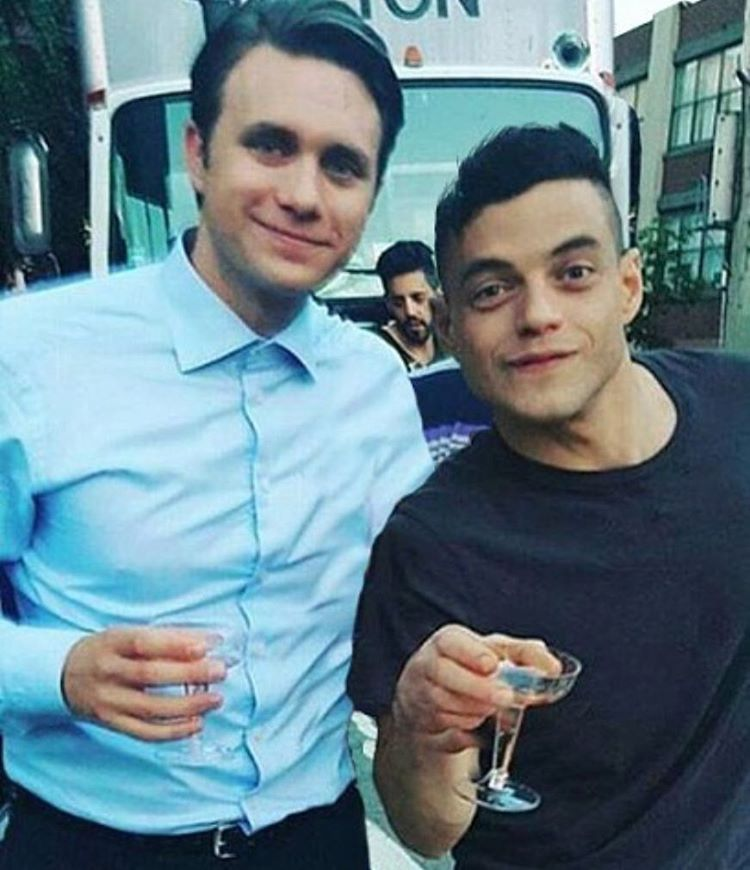
#> input picture face rcognition/image.jpg, 750 x 870 px, found by its file name
$ jupyter execute Edge_detector.ipynb   (older library calls are emulated)
#> lines starting #> are read from the running program, lines starting #| are printed output that depends on the picture; after the words box and inside, x2 and y2 are one past the last pixel; in counts of white or black regions, pixels touching at a corner belong together
[View in Colaboratory](https://colab.research.google.com/github/r0b0t-x/machine-learning/blob/master/Edge_detector.ipynb)

[cell 1]
import cv2
import numpy as np
from matplotlib import pyplot as plt

img = cv2.imread('image.jpg',0)
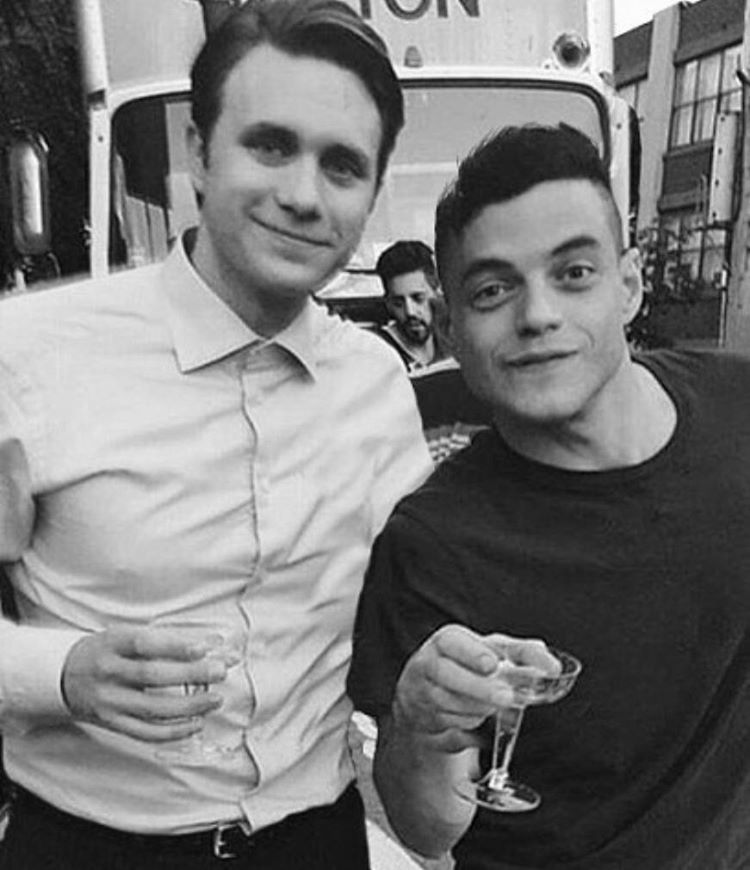
#> img: shape (870, 750); min 0, max 255, mean 119.7
edges = cv2.Canny(img,100,200)
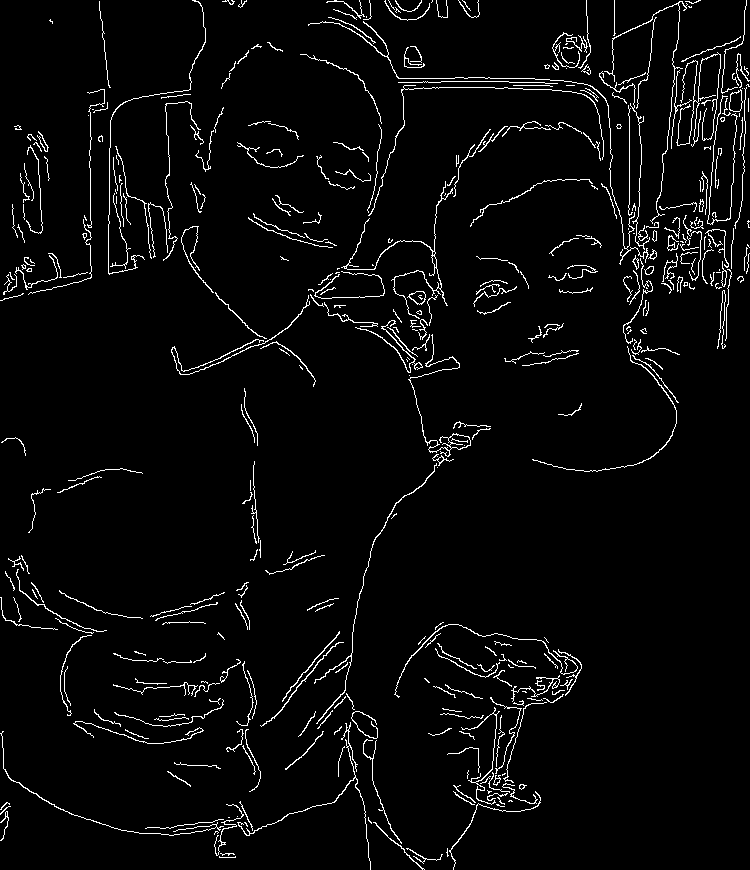
#> edges: shape (870, 750); 3.7% white in thin lines or dots

plt.subplot(121),plt.imshow(img,cmap = 'gray')
plt.title('Original Image'), plt.xticks([]), plt.yticks([])
plt.subplot(122),plt.imshow(edges,cmap = 'gray')
plt.title('Edge Image'), plt.xticks([]), plt.yticks([])

plt.show()
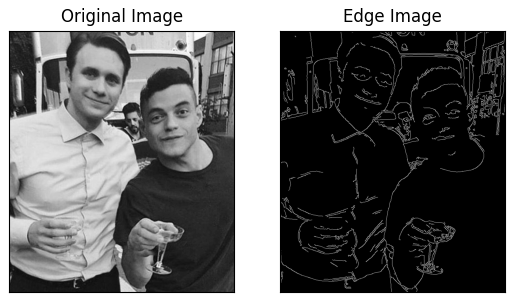
#> figure drawn by matplotlib, 2 panels

[cell 2]
'''
 * Python script to demonstrate Sobel edge detection.
 *
 * usage: python SobelEdge.py <filename> <kernel-size> <threshold>
'''

import sys


from matplotlib import pyplot as plt

import cv2
import numpy as np

# read command-line arguments
filename = "image.jpg" #sys.argv[1]
k = 3 #int(sys.argv[2])
t = 210 #int(sys.argv[3])

# load and display original image
img = cv2.imread(filename, cv2.IMREAD_GRAYSCALE)
# cv2.namedWindow("original", cv2.WINDOW_NORMAL)
# cv2.imshow("original", img)
# cv2.waitKey(0)

# blur image and use simple inverse binary thresholding to create
# a binary image
blur = cv2.GaussianBlur(img, (k, k), 0)
(t, binary) = cv2.threshold(blur, t, 255, cv2.THRESH_BINARY_INV)
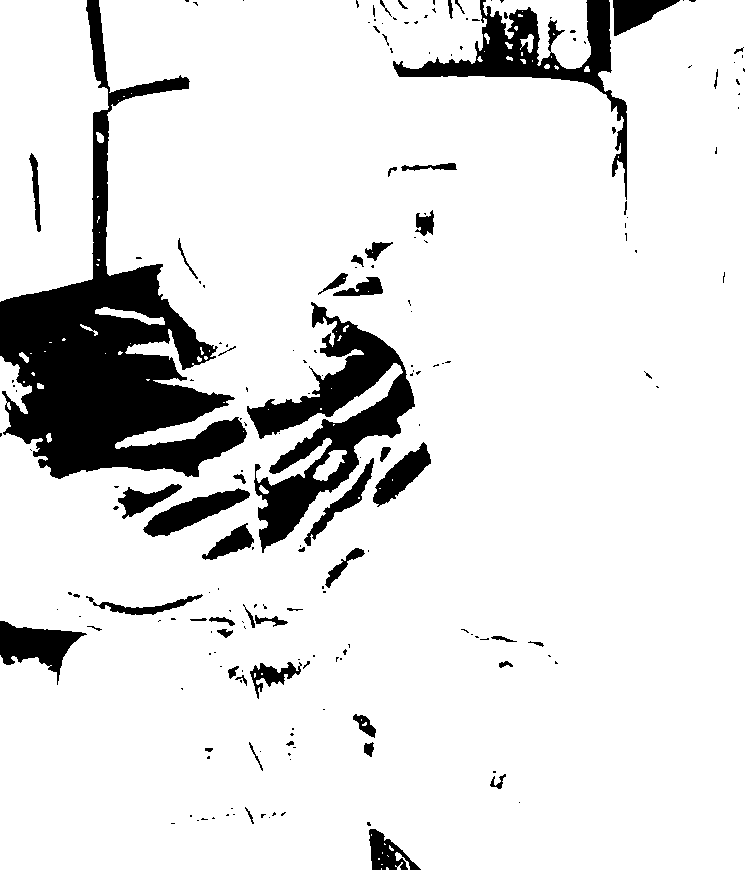
#> binary: shape (870, 750); 88.2% white; 200 black regions (143 under 20 px), largest, box (x1, y1, x2, y2) and area: (0, 0, 247, 479) 37090, (247, 302, 415, 553) 13843, (393, 0, 627, 200) 8019
#> t = 210

# perform Sobel edge detection in x and y dimensions
edgeX = cv2.Sobel(binary, cv2.CV_16S, 1, 0)
edgeY = cv2.Sobel(binary, cv2.CV_16S, 0, 1)

# convert back to 8-bit, unsigned numbers and combine edge images
edgeX = np.uint8(np.absolute(edgeX))
edgeY = np.uint8(np.absolute(edgeY))
edges = cv2.bitwise_or(edgeX, edgeY)

plt.subplot(121),plt.imshow(img, cmap = 'gray')
plt.title('Original Image'), plt.xticks([]), plt.yticks([])
plt.subplot(122),plt.imshow(edges, cmap = 'gray')
plt.title('Edge Image'), plt.xticks([]), plt.yticks([])

plt.show()

# # display edges
# cv2.namedWindow("edges", cv2.WINDOW_NORMAL)
# cv2.imshow("edges", edges)
# cv2.waitKey(0)

[cell 3]
import cv2
import numpy as np
from matplotlib import pyplot as plt

# loading image
#img0 = cv2.imread('SanFrancisco.jpg',)
img0 = cv2.imread('image.jpg',)
#> img0 is the input picture: shape (870, 750, 3); mean B, G, R 135.7, 125.8, 101.4

# converting to gray scale
gray = cv2.cvtColor(img0, cv2.COLOR_BGR2GRAY)

# remove noise
img = cv2.GaussianBlur(gray,(3,3),0)

# convolute with proper kernels
laplacian = cv2.Laplacian(img,cv2.CV_64F)
sobelx = cv2.Sobel(img,cv2.CV_64F,1,0,ksize=5)  # x
sobely = cv2.Sobel(img,cv2.CV_64F,0,1,ksize=5)  # y
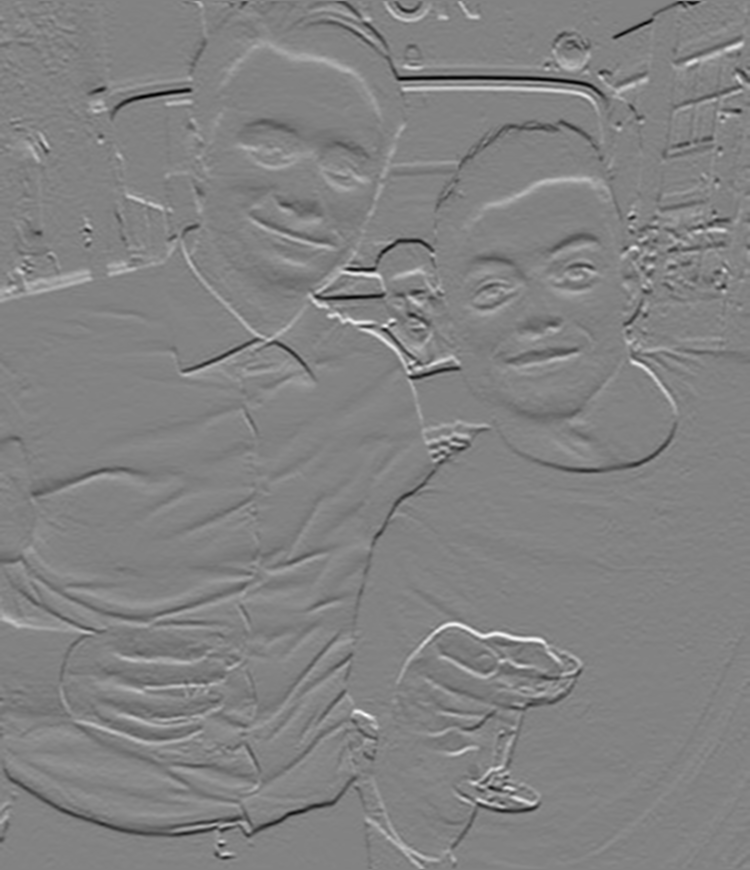
#> sobely: shape (870, 750) float64; min -7052, max 6710, mean -15.4; drawn with min black and max white

plt.subplot(2,2,1),plt.imshow(img,cmap = 'gray')
plt.title('Original'), plt.xticks([]), plt.yticks([])
plt.subplot(2,2,2),plt.imshow(laplacian,cmap = 'gray')
plt.title('Laplacian'), plt.xticks([]), plt.yticks([])
plt.subplot(2,2,3),plt.imshow(sobelx,cmap = 'gray')
plt.title('Sobel X'), plt.xticks([]), plt.yticks([])
plt.subplot(2,2,4),plt.imshow(sobely,cmap = 'gray')
plt.title('Sobel Y'), plt.xticks([]), plt.yticks([])

plt.show()

[cell 4]
from PIL import Image
from matplotlib import pyplot as plt

import numpy as np

image = Image.open("image.jpg")
mask=image.convert("L")
th=150 # the value has to be adjusted for an image of interest
mask = mask.point(lambda i: i < th and 255)
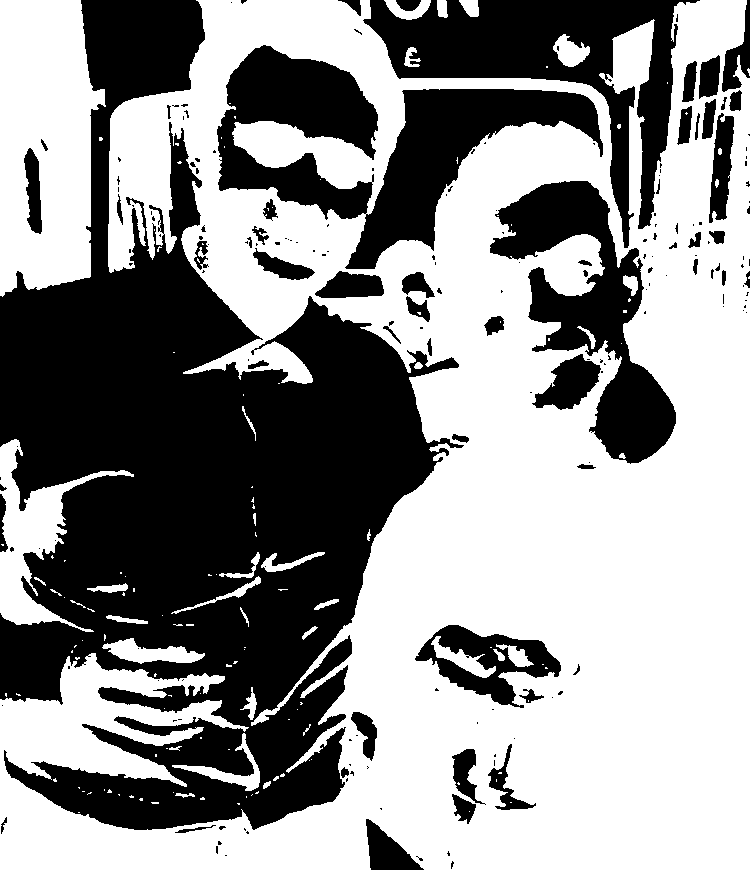
#> mask: PIL image 750x870 L; 56.9% white; 192 black regions (133 under 20 px), largest, box (x1, y1, x2, y2) and area: (0, 0, 464, 830) 181294, (217, 45, 603, 269) 31978, (363, 0, 700, 248) 25099
# mask.save("result.jpg")

mask = np.array(mask)
plt.subplot(121),plt.imshow(image, cmap = 'gray')
plt.title('Original Image'), plt.xticks([]), plt.yticks([])
plt.subplot(122),plt.imshow(mask, cmap = 'gray')
plt.title('Edge Image'), plt.xticks([]), plt.yticks([])

plt.show()

[cell 5]
from PIL import Image, ImageFilter
import numpy as np


# Create an image object
image = Image.open("image.jpg")

# Find the edges by applying the filter ImageFilter.FIND_EDGES
imageWithEdges = image.filter(ImageFilter.FIND_EDGES)
imageWithEdges.save("result.jpg")

# display the original show
# image.show()


# display the new image with edge detection done
# imageWithEdges.show()
imageWithEdges = np.array(imageWithEdges)
plt.subplot(121),plt.imshow(image, cmap = 'gray')
plt.title('Original Image'), plt.xticks([]), plt.yticks([])
plt.subplot(122),plt.imshow(imageWithEdges, cmap = 'gray')
plt.title('Edge Image'), plt.xticks([]), plt.yticks([])

plt.show()

[cell 6]
import cv2
import numpy as np
from matplotlib import pyplot as plt

# loading image
image = cv2.imread('image.png',)
new_image = image.copy()

height, width, depth = image.shape
#> height = 870; width = 750; depth = 3

threshold = np.array([.1 for i in range(3)])
for i in range(height):
    for j in range(width):
        if j == 0:
            last_pixel = np.array([0, 0 ,0])

        pixel = image[i, j]

        gradient = np.absolute(np.subtract(pixel, last_pixel) * 1)
        gradient = np.array([255, 255, 255]) if np.sqrt(gradient.dot(gradient)) > np.sqrt(threshold.dot(threshold)) and np.sqrt(pixel.dot(pixel)) > np.sqrt(last_pixel.dot(last_pixel)) else np.array([0, 0, 0])
#         gradient = gradient if np.sqrt(gradient.dot(gradient)) > np.sqrt(threshold.dot(threshold)) else np.array([0, 0, 0])
#         gradient = np.uint64(np.absolute(gradient))
        new_image[i, j] = gradient
#         print(pixel, last_pixel, gradient, np.sqrt(gradient.dot(gradient)), np.sqrt(threshold.dot(threshold)))

        last_pixel = pixel
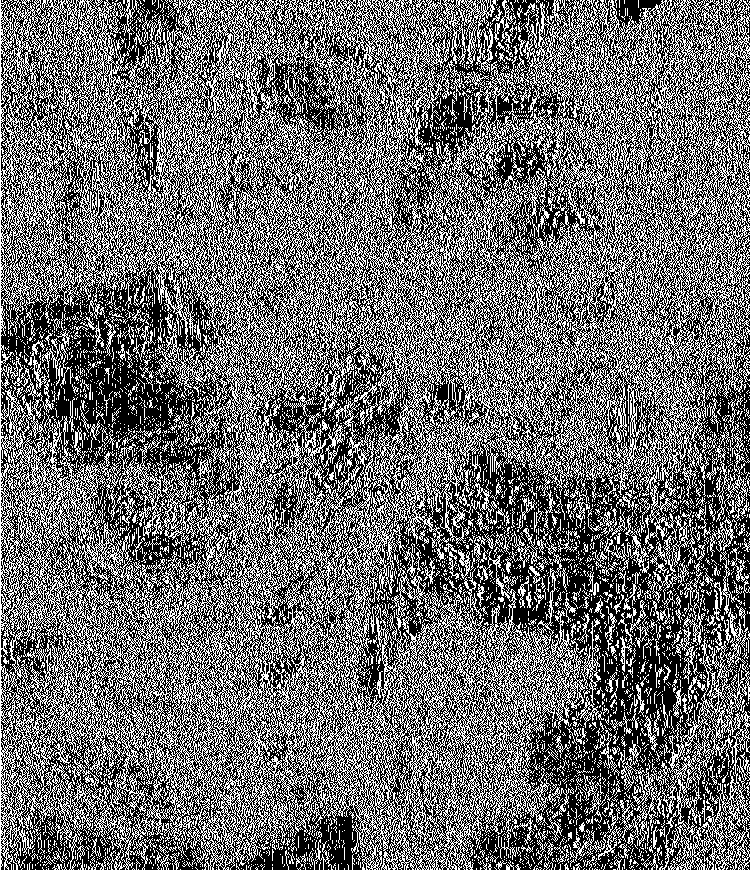
#> new_image: shape (870, 750, 3); 42.2% white in thin lines or dots
# [4 lines of commented-out code are left out]
plt.imshow(new_image)
cv2.imwrite('new_image.png', new_image)
#> Out = True
